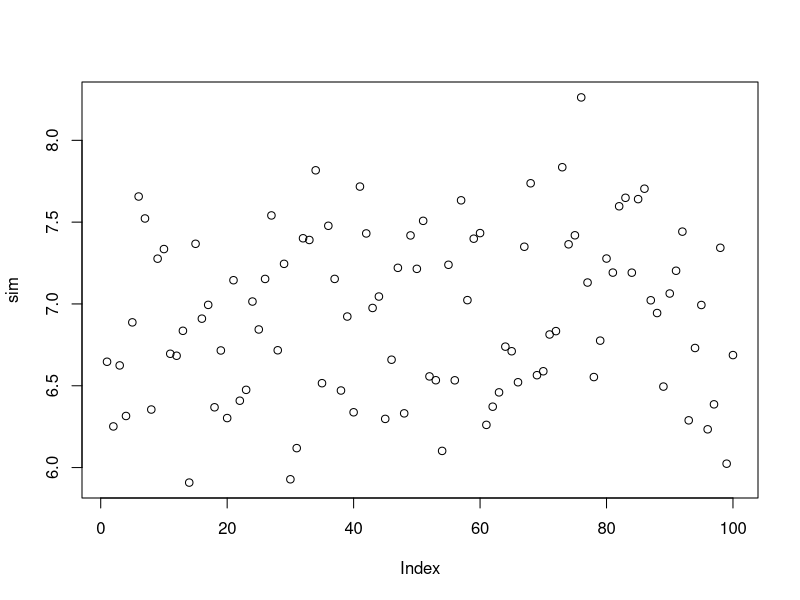

Generate this figure with R:

rnorm(100,7,0.5) # creating data simulation

sim = rnorm(100,7,0.5)  # simulated data , creating variable to plot


#pnorm(7.5,7,0,5,lower.tail = TRUE) # to find probability

plot(sim) # returns plot of simuate data

pnorm(7.5,7,0.5,lower.tail = TRUE) # outputs probability consistent with Normal Distribution chart

pnorm(7.5,7,0.5,lower.tail=TRUE) - pnorm(6.5,7,0.5,lower.tail = TRUE) # creating variable for total probability ,we get consistent data with the chart

qnorm(0.95,7,0.5,lower.tail = TRUE) # to construct the X value , value if consistent with chart

